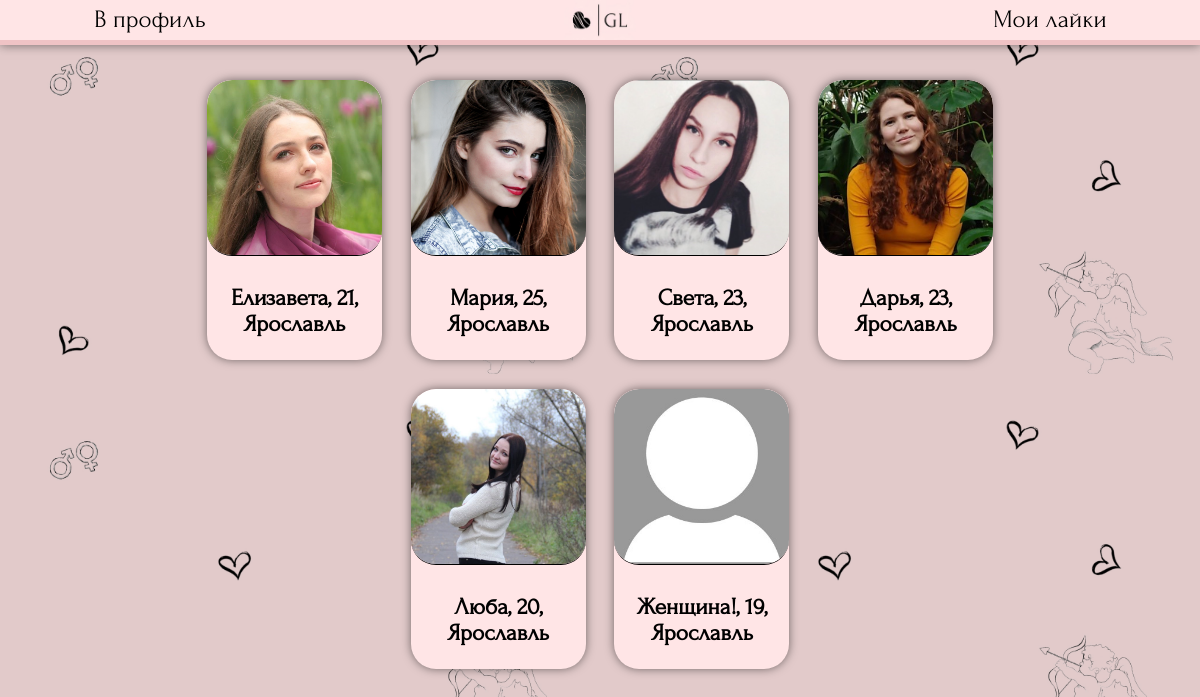
Page /searching/ (signed in) on the committed database.
### searching/models.py (models this page shows, shortened)
class Profile(models.Model):
    genders = (
        ('Парень', 'Парень'),
        ('Девушка', 'Девушка')
    )
    point_of_searching_list = (
        ('Отношения', 'Отношения'),
        ('Свидания', 'Свидания'),
        ('Дружба', 'Дружба'),
        ('Общение', 'Общение'),
    )
    name = models.CharField ('Имя', max_length=50)
    avatar = models.ImageField ('Фото', upload_to='photos/users', default='photos/default_avatar.jpg')
    age = models.IntegerField("Возраст")
    gender = models.CharField ("Пол", choices=genders, max_length=30, default=genders[0])
    point_of_searching = models.CharField ("Цель знакомства", choices=point_of_searching_list, max_length=30, default=point_of_searching_list[0])
    city = models.CharField ('Город', max_length=100, default="Не указано")
    description = models.TextField ('О себе', max_length=300)
    social = models.CharField ('Ссылка на соцсеть', max_length=50, default='@name')
    user = models.OneToOneField(User, verbose_name='Автор анкеты', on_delete=models.CASCADE)
    age_search_min = models.IntegerField("Возраст поиска (от)", default=18)
    age_search_max = models.IntegerField("Возраст поиска (до)", default=100)
    class Meta:
        verbose_name = "Анкета"
        verbose_name_plural = "Анкеты"

### searching/views.py (the view)
# urls.py: path('', views.ProfileViewAllFiltered.as_view(), name='profiles'), #все профили с фильтром
class ProfileViewAllFiltered(View):
    def get(self, request):
        profiles = Profile.objects.all()
        reactions = Reactions.objects.all()
        pairs = NewPair.objects.all()
        profiles_i_liked = []
        for reaction in reactions:
            if reaction.like_sender == request.user:
                profiles_i_liked.append (reaction.like_receiver_profile)
        profiles_we_paired = []
        for pair in pairs:
            if pair.user1 == request.user:
                profiles_we_paired.append (pair.profile2)
            elif pair.user2 == request.user:
                profiles_we_paired.append (pair.profile1)
        unchecked_counter = countUnchecked(request)
        filterinfo = makefilters(request)
        if filterinfo == {}:
            return redirect ('myprofile')
        profiles_filtered = []
        for profile in profiles:
            searching_gender = 'Девушка'
            searching_city = filterinfo['city']
            user_profile = Profile.objects.get(pk=filterinfo['profileid'])
            if filterinfo['gender'] == 'Девушка':
                searching_gender = 'Парень'
            if (profile.gender == searching_gender and
                profile.city == searching_city and
                user_profile.age_search_min<=profile.age<=user_profile.age_search_max and
                not(profile in profiles_i_liked) and not (profile in profiles_we_paired)):
                profiles_filtered.append (profile)
        return render (request, 'searching/searching.html', {'profile_list': profiles_filtered, 'unchecked_counter': unchecked_counter})

### searching/views.py (called while the page is built)
def makefilters(request):
    try:
        profile = Profile.objects.get(user = User.objects.get(username = request.user.username))
        return {'profileid':profile.id,'city':profile.city, 'gender': profile.gender}
    except ObjectDoesNotExist:
        return {}

def countUnchecked(request):
    count = 0
    reactions = Reactions.objects.all()
    pairs = NewPair.objects.all()
    for reaction in reactions:
        if reaction.like_receiver == request.user and not(reaction.viewed):
            count +=1
    for pair in pairs:
        if pair.user1 == request.user and not (pair.viewed1):
            count +=1
        if pair.user2 == request.user and not (pair.viewed2):
            count +=1
    return count

### templates/searching/searching.html (shortened to what this page needs)
{% load static %}
<!DOCTYPE HTML>
<html>
	<head>
        <link rel="stylesheet" href="{% static 'css/searching.css' %}" type="text/css">
    </head>
    <body style="font-size: 20px;">
        <header>
            <button onclick="location.href='/searching/myprofile'">В профиль</button>
            <a class="logocontainer" href="{% url 'profiles' %}"><img class="mainlogo" src='{% static "css/bg_mini.jpg" %}' ></a>
            <button onclick="location.href='{% url 'reactions' %}'">Мои лайки{% if unchecked_counter > 0 %} - {{unchecked_counter}}{% endif %}</button>
        </header>
        <main>
            {% for profile in profile_list %}
            <div class="oneprofile" >
                <div class="profilephoto" >
                    <img src="{{profile.avatar.url}}">
                </div>
                <div class="profiletext" >
                    <a href="{% url 'oneprofile' profile.id %}"><h3>{{profile.name}}, {{profile.age}}, {{profile.city}}</h3></a>
                </div>
            </div>
            {% endfor %}
        </main>
    </body>
</html>

### static/css/searching.css (style rules this page uses)
* { margin: 0; padding: 0; }
html { font-family: "Forum-Regular"; }
body { display: block; background-image: url("darkhearts.jpg"); background-size: 50%; font-family: "Forum-Regular"; margin: 0; font-size: 20px; }
header { z-index: 1; width: 100%; display: flex; float: left; justify-content: space-between; align-items: center; position: fixed; background-color: #FFE5E6; box-shadow: 0px 0px 10px rgba(0, 0, 0, 0.5); border-bottom: 5px solid #EFC3C5; z-index: 1; }
header button { font-size: 25px; height: 30px; line-height: 30px; width: 25%; background-color: rgba(0, 0, 0, 0); border: none; cursor: pointer; }
main { display: flex; justify-content: center; flex-flow: row wrap; float: left; width: 80%; margin: 5.5% 10% 2% 10%; min-height: 94.5%; }
button { font-family: "Forum-Regular"; }
.oneprofile { display: flex; overflow: hidden; justify-content: center; width: 175px; height: 280px; margin: 1.5%; background-color: #FFE5E6; border-radius: 25px; flex-direction: column; box-shadow: 0px 0px 10px rgba(0, 0, 0, 0.5); }
.oneprofile img { margin: 0 auto; text-decoration:none; color: black; height: auto; width: 175px; height: 175px; object-fit: cover; border-radius: 25px; border-bottom: 1px solid; }
.oneprofile a { text-align: center; text-decoration:none; color: black; }
.profilephoto { width: 100%; }
.profiletext { display: flex; justify-content: center; align-items: center; height: 100%; }
.mainlogo { max-width: 100%; cursor: pointer; }
.logocontainer { max-width: 6%; display: flex; justify-self: center; }

### rows in the picture
Profile: avatar (picture), name "Елизавета", age "21", city "Ярославль"
Profile: avatar (picture), name "Мария", age "25", city "Ярославль"
Profile: avatar (picture), name "Света", age "23", city "Ярославль"
Profile: avatar (picture), name "Дарья", age "23", city "Ярославль"
Profile: avatar (picture), name "Люба", age "20", city "Ярославль"
Profile: avatar (placeholder picture), name "Женщина!", age "19", city "Ярославль"
